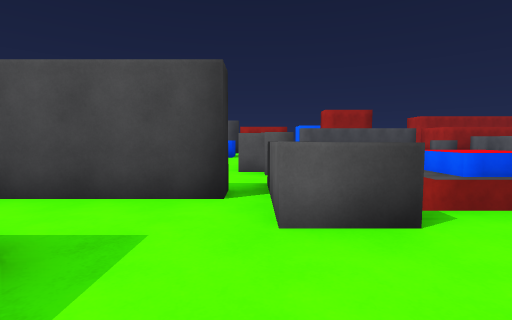
[1] (above)

17 first-person views from a walk through a scene from a Unity 3-D project. The camera is 1.4 m above the floor, tilts 4° down and sees 85° across. The floor is counted in squares, 2 m on a side. Each view is taken from the middle of a square. On the plan, view 1 faces up. The plan holds only what a view shows up to about 9 squares ahead; the rest is blank. The player character is not drawn.

[2]
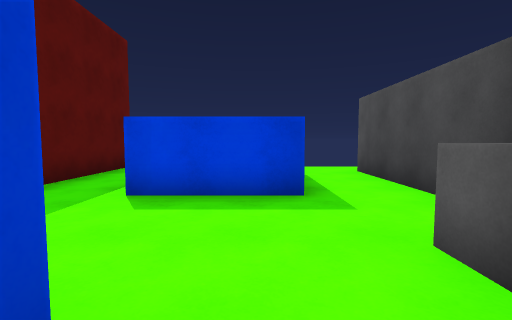

[3]
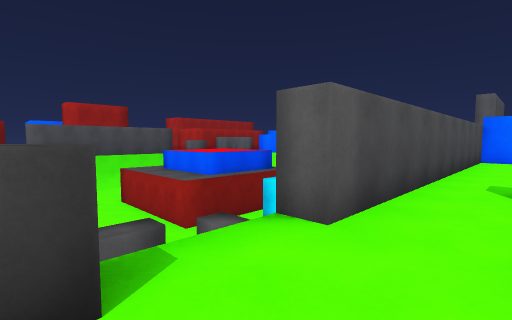

[4]
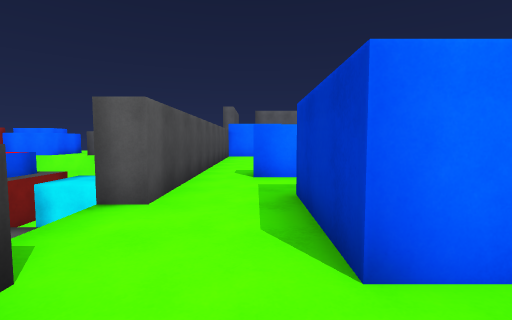

[5]
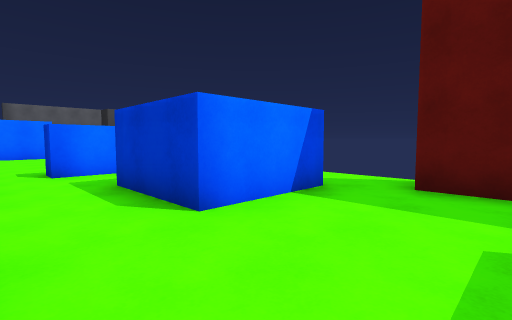

[6]
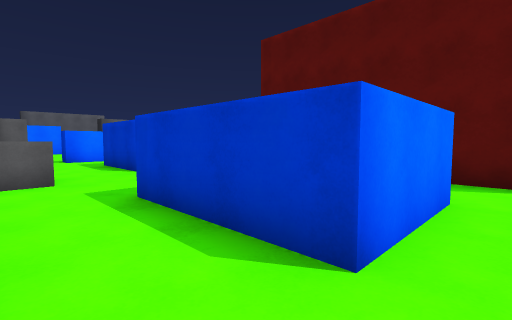

[7]
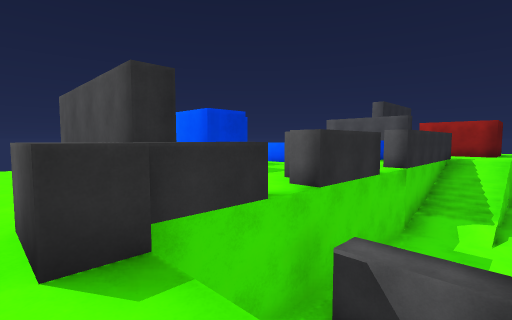

[8]
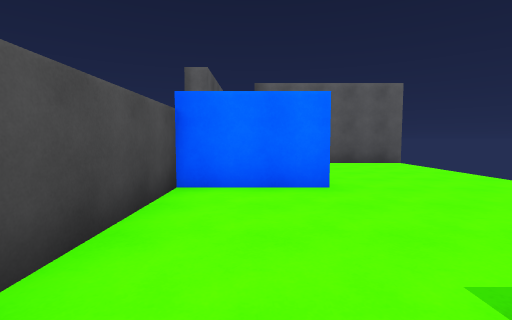

[9]
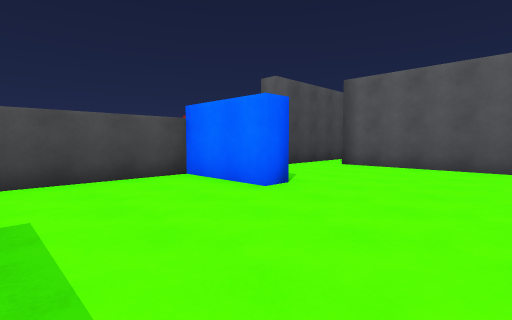

[10]
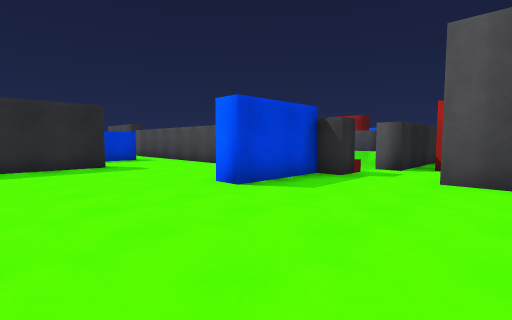

[11]
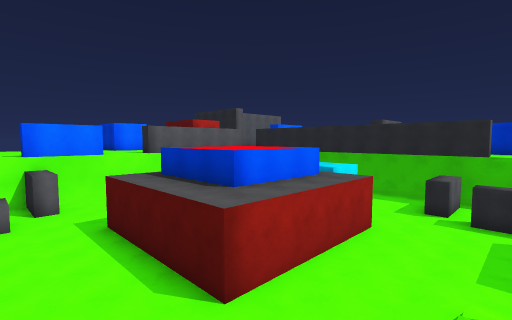

[12]
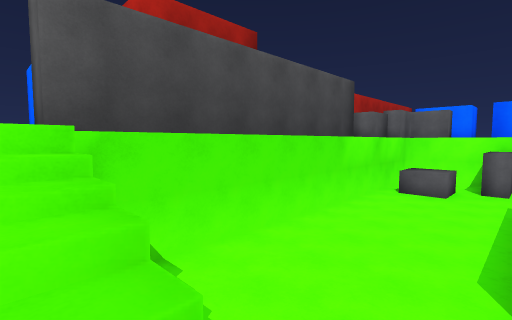

[13]
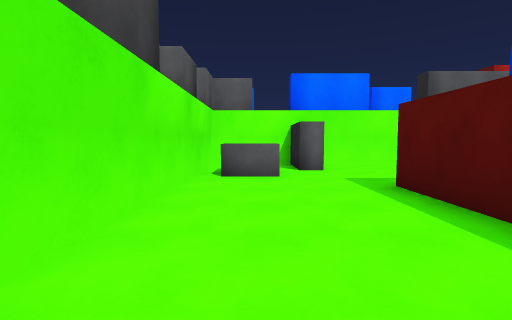

[14]
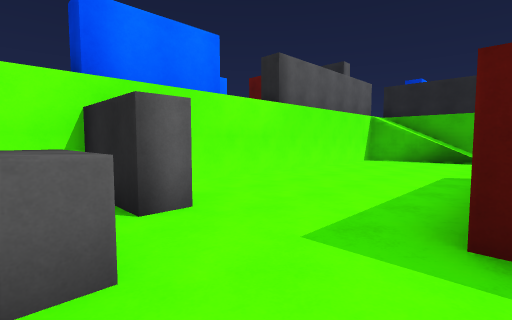

[15]
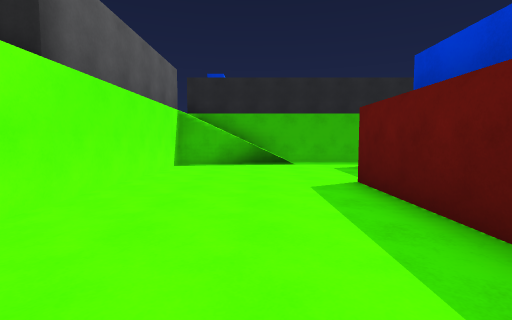

[16]
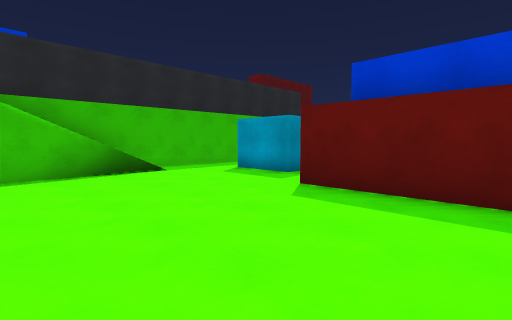

[17]
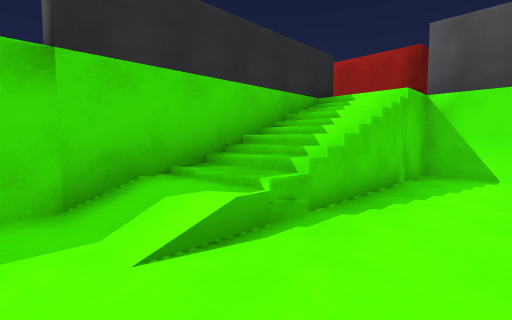

### Floor plan
Key: @ floor where view 1 was taken; # wall or solid block; . main floor; - floor 3.25 m lower than the main floor; / step, stairs or slope; = window, fence, low wall or low ledge; ^ raised ledge; v drop or lower ground.
Columns run from 5 left of view 1 to 17 right of it. Each row starts with its distance up from view 1.
 17     ####
 16         ############
 15        .-----------#
 14       #/--------^--#
 13       #/---------###
 12       #/-----------#
 11       #/--#####----#
 10      .#/--#   #----#
  9   ^ ../---#   #----#
  8   ..../---#####----#
  7   #..##------------#
  6   # ..# ----##-----#
  5      .####--##-----#
  4  ####.=--#-  ---- ###
  3 ......=v-##########.###
  2 .................#.....
  1 .###.......#.....#....#
  0 .###.@.##..#.....#....#
 -1 .......#     #........#
 -2 ........     #........#
 -3 ######..     #........#
 -4                       #

Positions as (right, up) in squares from view 1, and headings:
1: (0, 0), facing up
2: (2, 1), facing left
3: (1, 1), facing up-right
4: (0, 1), facing right
5: (-1, 2), facing down-right
6: (-5, 3), facing down-right
7: (3, 2), facing up-left
8: (8, 1), facing right
9: (9, -3), facing up-right
10: (16, -3), facing up-left
11: (2, 14), facing down-right
12: (2, 12), facing up-right
13: (5, 14), facing right
14: (9, 14), facing down-right
15: (11, 12), facing down
16: (13, 10), facing down-left
17: (4, 9), facing up-left
